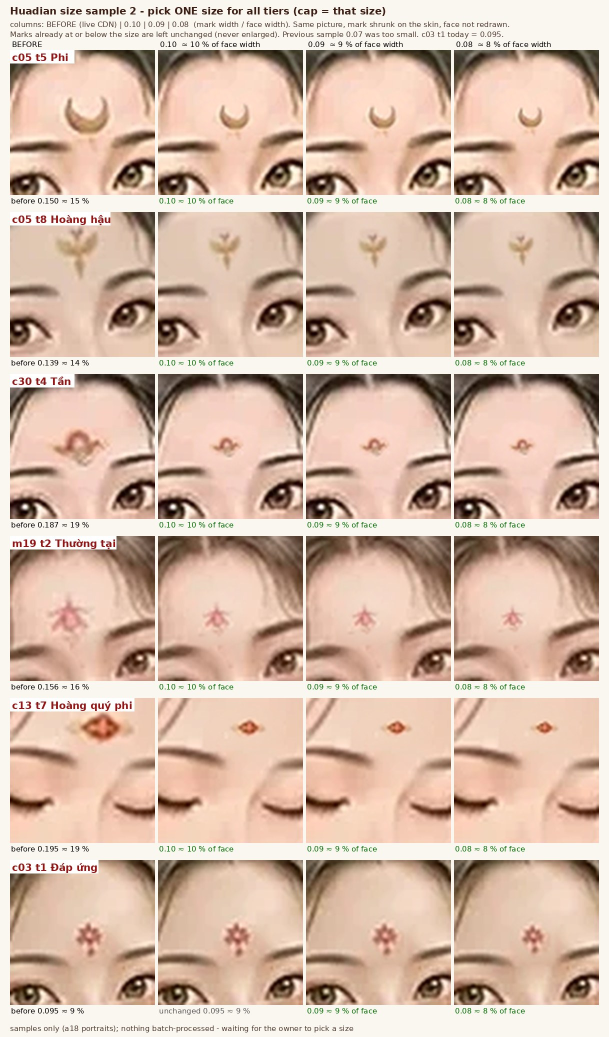
#> input picture dev/art/huadian-size/huadian-sample-sheet-2.jpg, 1218 x 2074 px (shown at 1/2 size)
$ python -i r3_twins.py   (imports and definitions only)   (older library calls are emulated)
#> lines starting #> are read from the running program, lines starting #| are printed output that depends on the picture
#> further down, picture is the input picture: PIL image 1218x2074 RGB; mean R, G, B 213.4, 186.5, 169.2
import sys,os,json
sys.path.insert(0,'/home/user/wt/hd3/dev/art/huadian-size')
import numpy as np,cv2
from PIL import Image,ImageDraw

import types
def comp(im):
    im=im.convert('RGBA'); b=Image.new('RGBA',im.size,(236,231,224,255)); b.alpha_composite(im); return np.asarray(b.convert('RGB'))
#> after `b = Image.new('RGBA', im.size, (236, 231, 224, 255))`:
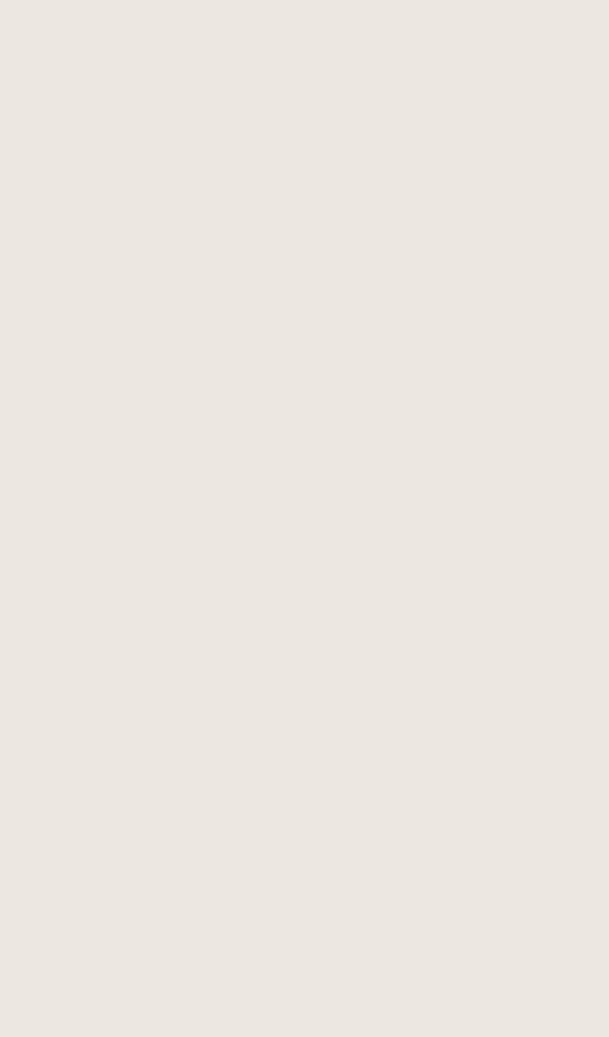
#> b: PIL image 1218x2074 RGBA (shown at 1/2 size); mean R, G, B, A 236, 231, 224, 255
def gray(im): return cv2.cvtColor(comp(im),cv2.COLOR_RGB2GRAY)
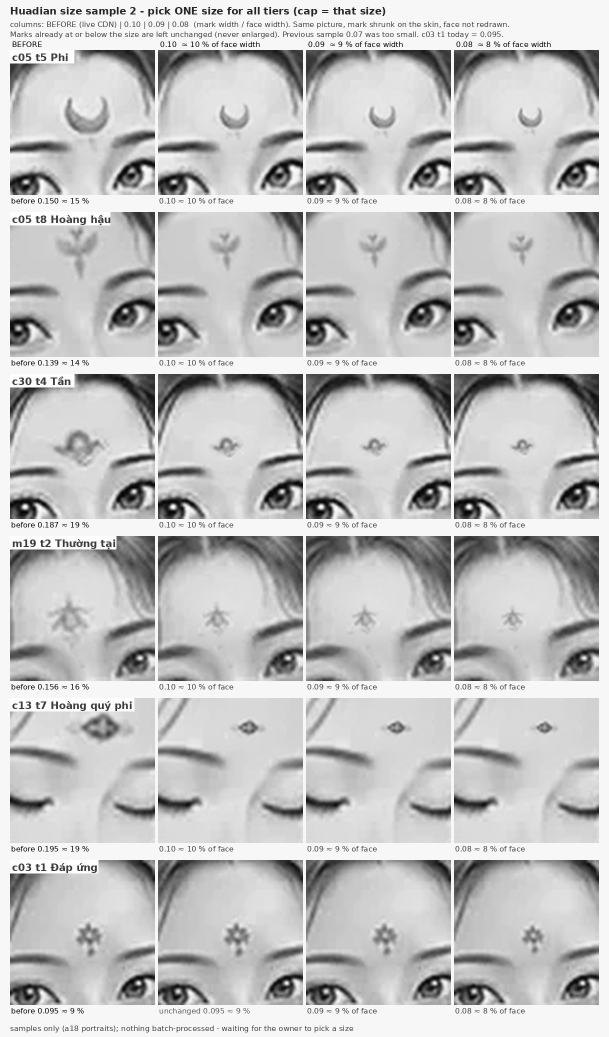
#> returned value: shape (2074, 1218) (shown at 1/2 size); min 0, max 255, mean 192.5
# [1 line not run here, left out]
# [1 line that did not run here, left out]
# [4 lines not run here, left out]
def lap(im): return float(cv2.Laplacian(cv2.cvtColor(np.asarray(im.convert('RGB')),cv2.COLOR_RGB2GRAY),cv2.CV_64F).var())
W,H=150,130; rows=[]; res=[]
# [22 lines not run here, left out]
per=10
# [8 lines not run here, left out]

>>> from PIL import Image
>>> picture = Image.open('huadian-sample-sheet-2.jpg')
>>> result = gray(picture)

$ run again, on dev/art/huadian-size/huadian-sample-sheet.jpg
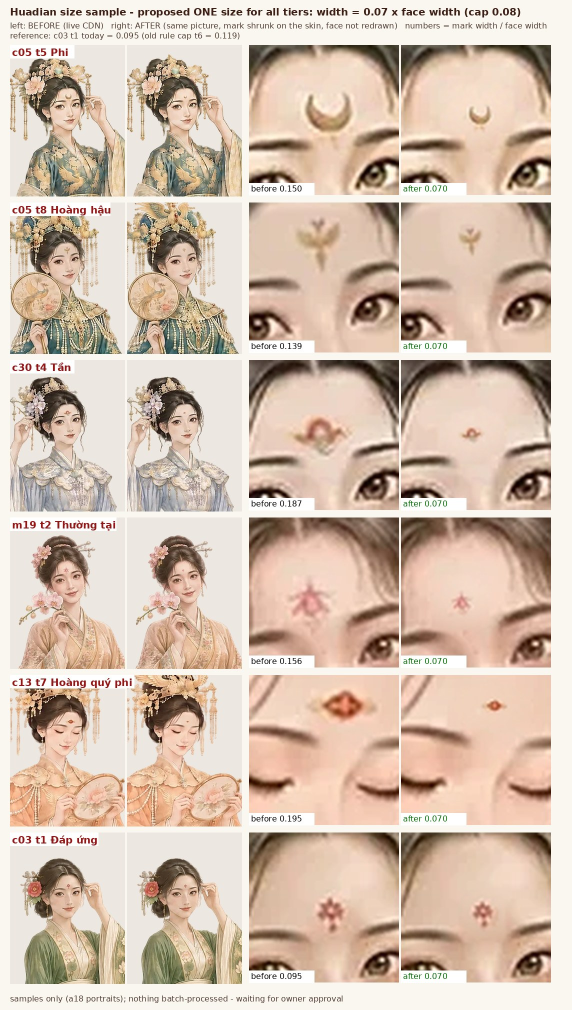
#> input picture dev/art/huadian-size/huadian-sample-sheet.jpg, 1144 x 2020 px (shown at 1/2 size)
#> picture is the input picture: PIL image 1144x2020 RGB; mean R, G, B 212.3, 191.8, 175.4
#> in gray, `def gray(im): return cv2.cvtColor(comp(im),cv2.COLOR_RGB2GRAY)`:
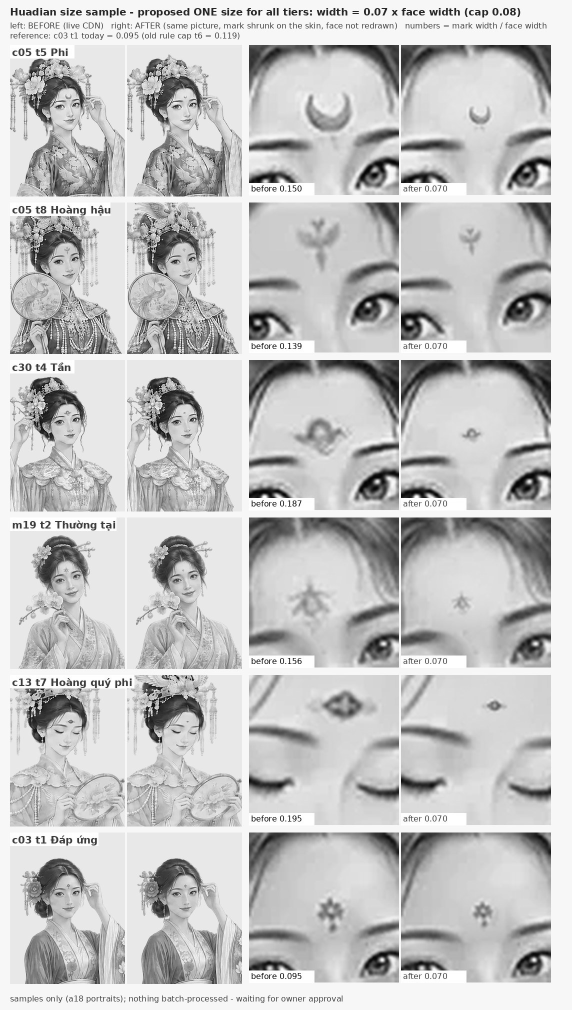
#> returned value: shape (2020, 1144) (shown at 1/2 size); min 0, max 255, mean 196
